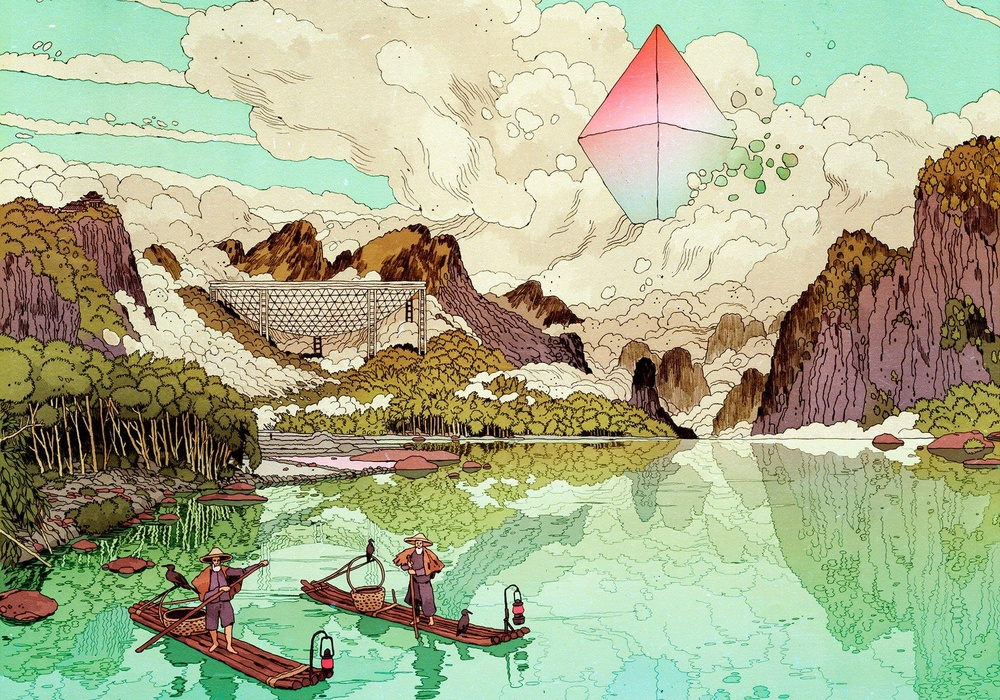
//> input picture resumen/morfologia/azqj059exqf21.jpg, 1000 x 700 px, shrunk from 1920 x 1344 before the run
$ ./otsu azqj059exqf21.jpg   (built with g++ and OpenCV 4)
//> lines starting //> are read from the running program, lines starting //| are printed output that depends on the picture
#include "opencv2/imgproc.hpp"
#include "opencv2/imgcodecs.hpp"
#include "opencv2/highgui.hpp"

#include <math.h>
#include <iostream>

using namespace cv;
using namespace std;


void var(int azul[] ,int totalAzul,int liminf, int limsup,float & varianzaAzul, float & pesoAzul)
{
    float promedioAzul = 0;
    int tlocal = 0;

    varianzaAzul = 0 ;
    pesoAzul = 0;

    for ( int a = liminf ; a < limsup ; a ++)
    {
        pesoAzul     += azul[a];
        promedioAzul += a*azul[a];
        tlocal       += azul[a];
    }
    pesoAzul /= totalAzul;
    promedioAzul /= tlocal;
    for ( int a = liminf ; a < limsup ; a ++)
    {
        varianzaAzul += pow((a-promedioAzul), 2 ) + azul[a];
    }

    if (tlocal != 0)
    {
        varianzaAzul /= tlocal;
    }
    else
    {
        varianzaAzul = 0;
    }
}

/*
void grafHist()
{
    /// Establish the number of bins
    int histSize = 256;

    /// Set the ranges ( for B,G,R) )
    float range[] = { 0, 256 } ;
    const float* histRange = { range };

    bool uniform = true; bool accumulate = false;

    Mat hist ; //, g_hist, r_hist;

    /// Compute the histograms:
    calcHist( &bgr_planes[0], 1, 0, Mat(), hist, 1, &histSize, &histRange, uniform, accumulate );
    //alcHist( &bgr_planes[1], 1, 0, Mat(), g_hist, 1, &histSize, &histRange, uniform, accumulate );
    //calcHist( &bgr_planes[2], 1, 0, Mat(), r_hist, 1, &histSize, &histRange, uniform, accumulate );

    // Draw the histograms for B, G and R
    int hist_w = 512; int hist_h = 400;
    int bin_w = cvRound( (double) hist_w/histSize );

    Mat histImage( hist_h, hist_w, CV_8UC3, Scalar( 0,0,0) );

    /// Normalize the result to [ 0, histImage.rows ]
    normalize(hist, hist, 0, histImage.rows, NORM_MINMAX, -1, Mat() );
    //normalize(g_hist, g_hist, 0, histImage.rows, NORM_MINMAX, -1, Mat() );
    //normalize(r_hist, r_hist, 0, histImage.rows, NORM_MINMAX, -1, Mat() );

    /// Draw for each channel
    for( int i = 1; i < histSize; i++ )
    {
        line( histImage, Point( bin_w*(i-1), hist_h - cvRound(hist.at<float>(i-1)) ) ,
                        Point( bin_w*(i), hist_h - cvRound(hist.at<float>(i)) ),
                        Scalar( 255, 0, 0), 2, 8, 0  );
        /*line( histImage, Point( bin_w*(i-1), hist_h - cvRound(g_hist.at<float>(i-1)) ) ,
                        Point( bin_w*(i), hist_h - cvRound(g_hist.at<float>(i)) ),
                        Scalar( 0, 255, 0), 2, 8, 0  );
        line( histImage, Point( bin_w*(i-1), hist_h - cvRound(r_hist.at<float>(i-1)) ) ,
                        Point( bin_w*(i), hist_h - cvRound(r_hist.at<float>(i)) ),
                        Scalar( 0, 0, 255), 2, 8, 0  );*
    }

    /// Display
    namedWindow("calcHist Demo", CV_WINDOW_AUTOSIZE );
    imshow("calcHist Demo", histImage );

    waitKey(0);


} */

float encontrarUmbral(int color[])
{
    int totalcolor = 0;

    for ( int i  = 0 ; i <= 255 ; i++)
    {
        totalcolor += color[i];
    }
    cout<<totalcolor<<endl;

    float vA = 0;
    float cvA = 0;

    float pA = 0;
    float cpA = 0;

    float minv = 0 ;
    float varmin = 0 ;

    float actv = 0 ;
    float varact = 0 ;

    for ( int corte  = 1 ; corte <= 255 ; corte++)
    {

        var(color,totalcolor, 0, corte, vA, pA);

        var(color,totalcolor, corte+1, 256,cvA,cpA);


        actv = corte;
        varact = pA*vA + cpA*cvA;

        if ( corte == 1 )
        {
            minv = actv;
            varmin = varact;
        }
        else if ( varact < varmin)
        {
            minv = actv;
            varmin = varact;
        }
    }
    cout<<"umbral optimo en : "<<minv<<" con "<<varmin<<endl;

    return minv;
}

void guardarUmbral()
{

}

int main ( int argc, char** argv )
{
    const char* window_name = "filter2D Demo";

    const char* imageName = argc >=2 ? argv[1]: "../512x512-Gaussian-Noise.jpg";
    // Loads an image
    Mat src = imread( imageName, IMREAD_COLOR ); // Load an image
//> src is the input picture: 700 rows x 1000 cols, CV_8UC3; mean B, G, R 141.3, 176.1, 169.6
    if( src.empty() )
    {
        printf(" Error opening image\n");
        printf(" Program Arguments: [image_name -- default ../512x512-Gaussian-Noise.jpg] \n");
        return -1;
    }

    int verde[256] = {0};
    int rojo [256] = {0};
    int azul [256] = {0};

    // Fill color channel images
    MatIterator_< Vec3b > it, end;
    it = src.begin< Vec3b >( );
    end = src.end< Vec3b >( );


    for(  ; it != end; ++it)
    {
        azul [(*it)[0]] += 1;
        verde[(*it)[1]] += 1;
        rojo [(*it)[2]] += 1;
    }
//> after the loop, azul = 256 values, max 20967 at index 0, min 0 at index 254, mean 2734.4; verde = 256 values, max 16436 at index 234, min 546 at index 254, mean 2734.4; rojo = 256 values, max 9501 at index 234, min 211 at index 1, mean 2734.4

    float umbAzul  = encontrarUmbral(azul);
//> the loop in encontrarUmbral, `for ( int i  = 0 ; i <= 255 ; i++)` made 256 passes
//> totalcolor on passes 1 to 3: 20967, 22539, 24182
//> after the loop in encontrarUmbral, `for ( int i  = 0 ; i <= 255 ; i++)`: totalcolor = 700000
//| 700000
//> the loop in encontrarUmbral, `for ( int corte  = 1 ; corte <= 255 ; corte++)` made 255 passes
//> (pesoAzul in var, vA, pA, pesoAzul in var (second call), cvA, cpA, varact, varmin) on passes 1 to 12: (0.03, 1, 0.03, 0.968, 3.13, 0.968, 3.06, 3.06), (0.0322, 1, 0.0322, 0.965, 3.11, 0.965, 3.03, 3.03), (0.0345, 1, 0.0345, 0.963, 3.09, 0.963, 3.01, 3.01), (0.0368, 1, 0.0368, 0.961, 3.07, 0.961, 2.98, 2.98), (0.0393, 1, 0.0393, 0.958, 3.05, 0.958, 2.96, 2.96), (0.0417, 1, 0.0417, 0.956, 3.03, 0.956, 2.94, 2.94), (0.044, 1, 0.044, 0.954, 3.01, 0.954, 2.91, 2.91), (0.0463, 1, 0.0463, 0.951, 2.99, 0.951, 2.89, 2.89), (0.0487, 1, 0.0487, 0.949, 2.97, 0.949, 2.86, 2.86), (0.0509, 1, 0.0509, 0.947, 2.94, 0.947, 2.84, 2.84), (0.0531, 1, 0.0531, 0.945, 2.92, 0.945, 2.82, 2.82), (0.0553, 1.01, 0.0553, 0.942, 2.9, 0.942, 2.79, 2.79)
//> after the loop in encontrarUmbral, `for ( int corte  = 1 ; corte <= 255 ; corte++)`: minv = 126; varmin = 1.49
//| umbral optimo en : 126 con 1.49257
//> umbAzul = 126

    float umbVerde = encontrarUmbral(verde);
//> the loop in encontrarUmbral (call 2), `for ( int i  = 0 ; i <= 255 ; i++)` made 256 passes
//> totalcolor on passes 1 to 3: 4052, 5296, 6658
//| 700000
//> the loop in encontrarUmbral (call 2), `for ( int corte  = 1 ; corte <= 255 ; corte++)` made 255 passes
//> (pesoAzul in var, vA, pA, pesoAzul in var (second call), cvA, cpA, varact, varmin) on passes 1 to 11: (0.00579, 1, 0.00579, 0.992, 3.84, 0.992, 3.82, 3.82), (0.00757, 1, 0.00757, 0.99, 3.81, 0.99, 3.79, 3.79), (0.00951, 1, 0.00951, 0.989, 3.79, 0.989, 3.75, 3.75), (0.0115, 1, 0.0115, 0.987, 3.76, 0.987, 3.72, 3.72), (0.0133, 1, 0.0133, 0.985, 3.73, 0.985, 3.69, 3.69), (0.015, 1, 0.015, 0.983, 3.7, 0.983, 3.66, 3.66), (0.0166, 1, 0.0166, 0.982, 3.67, 0.982, 3.62, 3.62), (0.0181, 1, 0.0181, 0.98, 3.64, 0.98, 3.59, 3.59), (0.0195, 1.01, 0.0195, 0.979, 3.61, 0.979, 3.56, 3.56), (0.021, 1.01, 0.021, 0.977, 3.58, 0.977, 3.52, 3.52), (0.0225, 1.01, 0.0225, 0.976, 3.55, 0.976, 3.49, 3.49)
//> (pesoAzul in var, vA, pA, pesoAzul in var (second call), cvA, cpA) on pass 12: (0.0239, 1.01, 0.0239, 0.975, 3.52, 0.975)
//| umbral optimo en : 137 con 1.56809

    float umbRojo  = encontrarUmbral(rojo);
//| 700000
//| umbral optimo en : 123 con 1.52454

    Mat AZ(src.rows, src.cols, CV_8UC3, Scalar( 0 , 0 , 0 ));
    Mat RO(src.rows, src.cols, CV_8UC3, Scalar( 0 , 0 , 0 ));
    Mat VE(src.rows, src.cols, CV_8UC3, Scalar( 0 , 0 , 0 ));

    it = src.begin< Vec3b >( );
    end = src.end< Vec3b >( );


    MatIterator_< Vec3b > az, ro ,ve, eaz, ero , eve ;

    az = AZ.begin< Vec3b >();
    ro = RO.begin< Vec3b >();
    ve = VE.begin< Vec3b >();


    eaz = AZ.end< Vec3b >();
    ero = RO.end< Vec3b >();
    eve = VE.end< Vec3b >();

    for(  ; it != end, az != eaz, ro != ero, ve != eve; ++it, ++az, ++ro, ++ve)
    {
        if ( (*it)[0] > umbAzul  ) { (*az)[0] = 255; (*it)[0] = 255 ; } // azul
        else                       { (*az)[0] = 0;   (*it)[0] = 0   ; }

        if ( (*it)[1] > umbRojo  ) { (*ve)[1] = 255; (*it)[0] = 255 ; } // verde
        else                       { (*ve)[1] = 0;   (*it)[0] = 0   ; }

        if ( (*it)[2] > umbVerde ) { (*ro)[2] = 255; (*it)[0] = 255 ; } // rojo
        else                       { (*ro)[2] = 0;   (*it)[0] = 0   ; }
    }
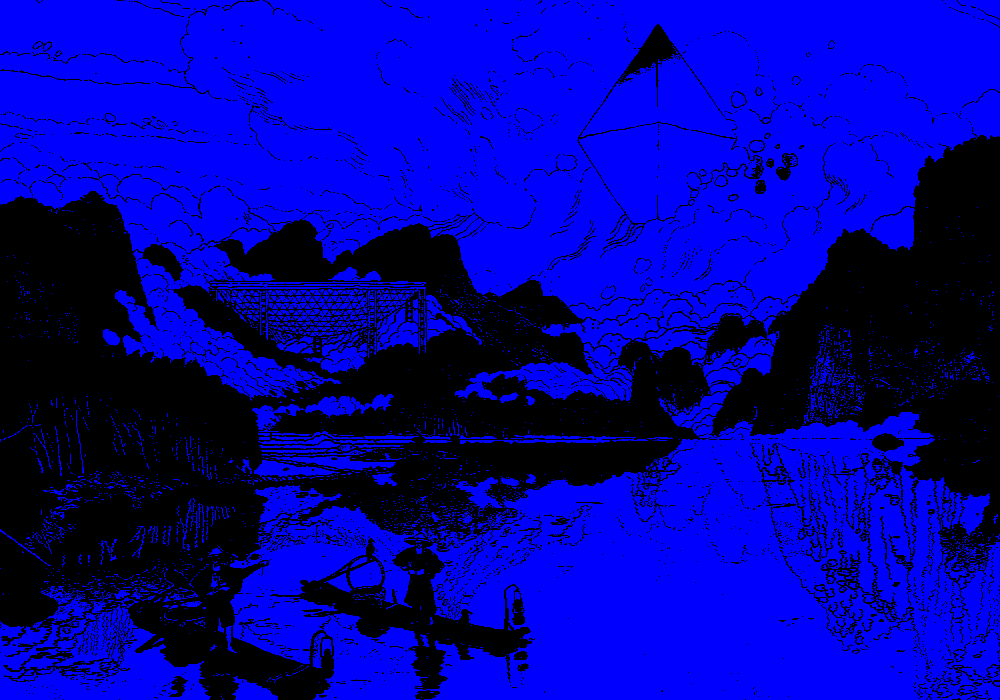
//> AZ: 700 rows x 1000 cols, CV_8UC3; mean B, G, R 159.8, 0, 0
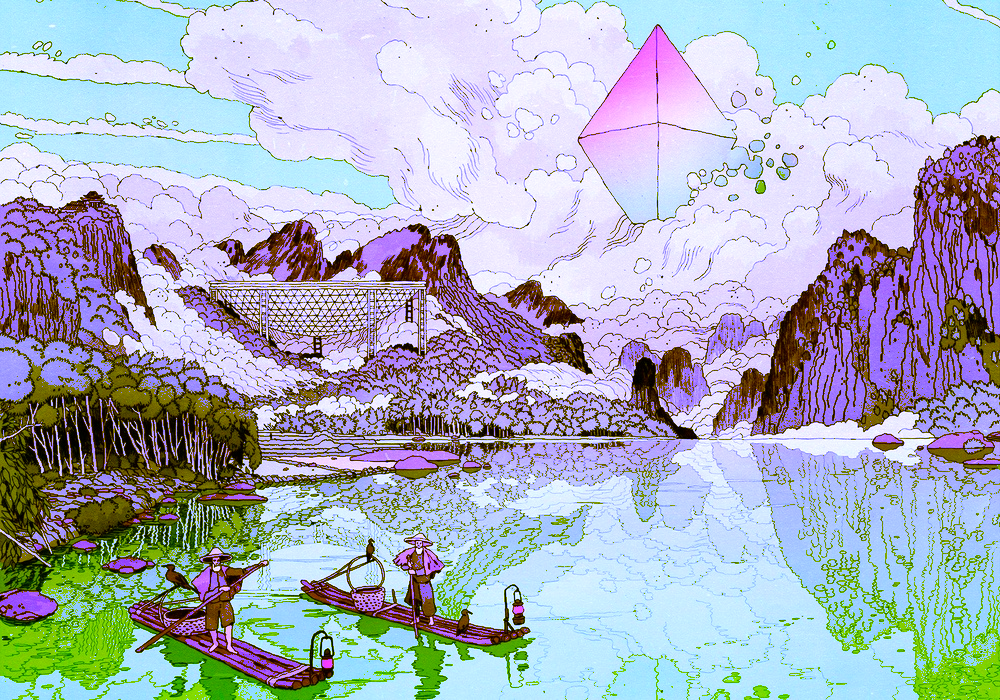
//> src: 700 rows x 1000 cols, CV_8UC3; mean B, G, R 191.4, 176.1, 169.6
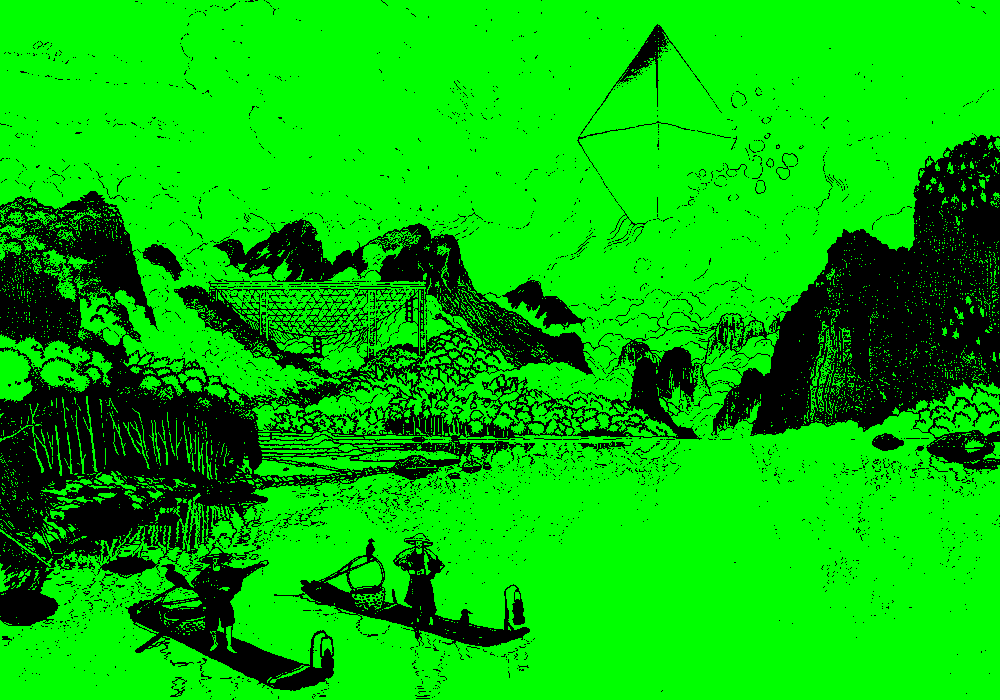
//> VE: 700 rows x 1000 cols, CV_8UC3; mean B, G, R 0, 192.8, 0
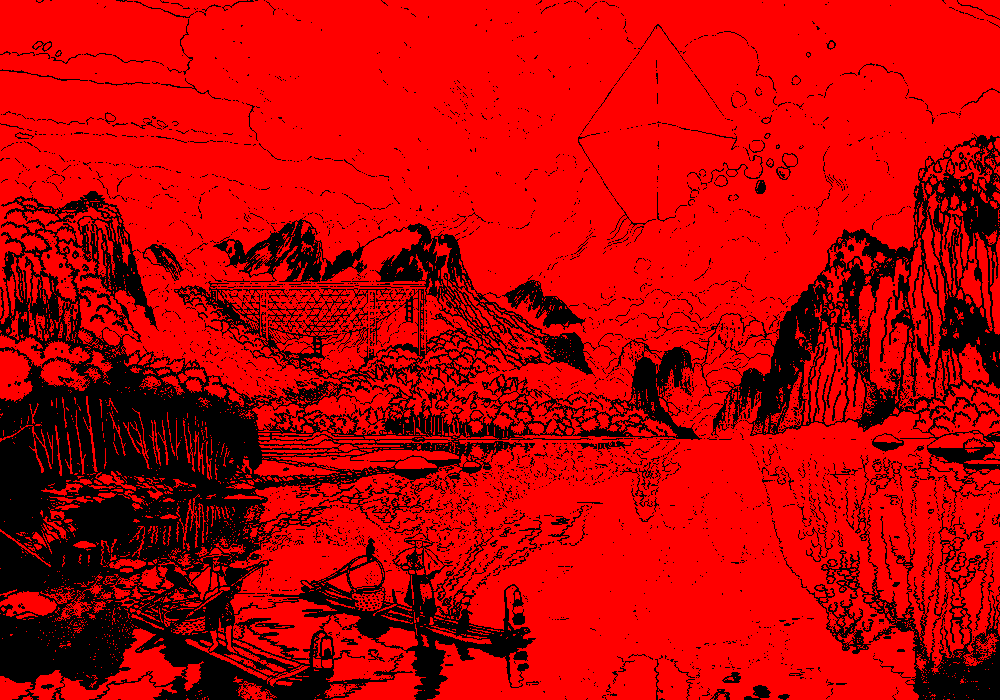
//> RO: 700 rows x 1000 cols, CV_8UC3; mean B, G, R 0, 0, 191.4

    imwrite("azul.jpg",  AZ);
    imwrite("rojo.jpg",  RO);
    imwrite("verde.jpg", VE);

    imwrite("union.jpg", src);

    return 0;
}
